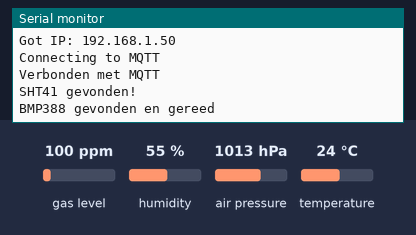
Bench run of a sketch on a simulated ESP32. Parts: the last lines printed to the serial monitor. The test bench sets the inputs (shaded band); at power-on: humidity 55 %, temperature 24 °C, gas level 100 ppm, air pressure 1013 hPa. WiFi joins after 1.5 s; servers stay silent unless stated; no MQTT or app messages arrive unless stated; not simulated (calls return 0 or success): Arduino_Secrets.h.

Above: at 2.7 s.
2.8 s: humidity set to 22 %
At 5.6 s:
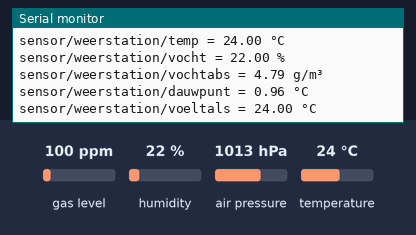
8.4 s: temperature set to 12 °C
At 20.32 s:
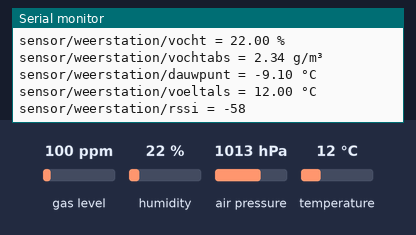
21.7 s: humidity set to 40 %
At 25.6 s:
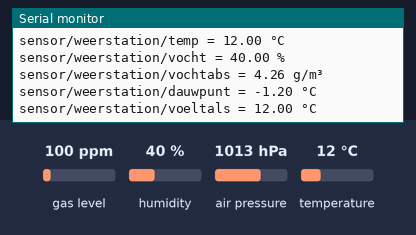
Timing chart, 0 to 27.1 s (numbered marks = the images above; inputs shaded):
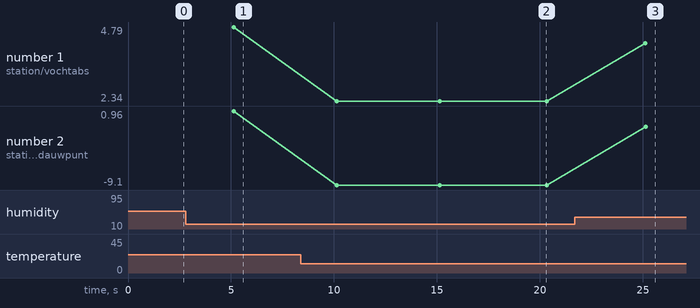

The sketch:

Weerstation_SHT41_BMP388.ino
```cpp
        /*
 *     Maker      : Matteman-Automation
 *     Project    : Weerstation
 *     Version    : 1.2
 *     Date       : 04-2026
 *     Programmer : Ap Matteman
 *     Board      : ESP32 Wroom
 *
 *     1.0 - WiFi, MQTT & OTA
 *     1.1 - + SHT41
 *     1.2 - + BMP388
 *
 *     [Topic!] moet worden aangepast voor inkomende MQTT berichten
 *
 */

#include <WiFi.h>
#include <PubSubClient.h>
#include <ArduinoOTA.h>
#include <Arduino_Secrets.h>

#include <Wire.h>
#include <Adafruit_Sensor.h>

// Nodig voor de SHT41 sensor
#include <Adafruit_SHT4x.h>
Adafruit_SHT4x sht4 = Adafruit_SHT4x();

// Nodig voor de BMP388 sensor
#include <Adafruit_BMP3XX.h>
Adafruit_BMP3XX bmp;

// Nodig voor timing
unsigned long lSSID_MS = 0; // Voor SSID waarden
const unsigned long lSSID_Interval = 20000; // 20 seconde
unsigned long lSHT41_MS = 0; // Voor SHT41 waarden
const unsigned long lSHT41_Interval = 5000; // 5 seconde
unsigned long lBMP388_MS = 0; // Voor BMP388 waarden
const unsigned long lBMP388_Interval = 60000; // 1 minuut


const char* ssid = YourSSID;
const char* password = YourWiFiPassWord;
const char* HostName = "Demo_Code";  //Naam van het apparaat in het netwerk

const char* mqtt_broker = YourMQTTserver;
const char* mqtt_user = YourMQTTuser;
const char* mqtt_password = YourMQTTpassword;
String sMQTTName;

int iWiFiTry = 0;
int iMQTTTry = 0;

WiFiClient espClient;
PubSubClient MQTTclient(espClient); // MQTT Client


void Connect2WiFi() {
  WiFi.mode(WIFI_STA);  //WiFi mode, Client
  iWiFiTry = 0;
  WiFi.begin(ssid, password);
  WiFi.setHostname(HostName);
  Serial.print("Connecting to WiFi ");
  while (WiFi.status() != WL_CONNECTED && iWiFiTry < 11) { //Probeer 11 keer met WiFi te verbinden
    ++iWiFiTry;
    Serial.print(".");
    delay(500);
  }
  if(iWiFiTry < 11){
    Serial.println("");
    Serial.print("Got IP: ");  Serial.println(WiFi.localIP());
  } else {
    Serial.println("");
    Serial.print("Verbinding mislukt");
  }
}

void Connect2MQTT() {
  // Controleer of WiFi verbonden is, zo niet verbind met WiFi.
  if (WiFi.status() != WL_CONNECTED) {
    Connect2WiFi;
  }
  iMQTTTry=0;
  sMQTTName = "weerstation-" + String(WiFi.macAddress());  //Unique MQTT Device name
  Serial.print("Connecting to MQTT ");
  MQTTclient.setServer(mqtt_broker, 1883);
  while (!MQTTclient.connect(sMQTTName.c_str(), mqtt_user, mqtt_password) && iMQTTTry < 11) { ///Probeer 11 keer met MQTT te verbinden
    ++iWiFiTry;
    ++iMQTTTry;
    Serial.print(".");
    delay(500);
  }
  if(iMQTTTry < 11) {
    Serial.println("");
    Serial.println("Verbonden met MQTT");
  } else {
    Serial.println("");
    Serial.println("Verbinding mislukt");
    int iErrorCode = MQTTclient.state();
    Serial.print("MQTT connect failed, code = "); Serial.println(iErrorCode);
  }
}


void setup() {
  Serial.begin(115200);   //Nodig voor de Serial Monitor

  Connect2WiFi();
  Connect2MQTT();

  // (optioneel) naam en wachtwoord voor OTA
  ArduinoOTA.setHostname(HostName);
  ArduinoOTA.setPassword(OTAPassword);  // Wachtwoord opgeslagen in Arduino_Secrets.h

  // OTA starten
  ArduinoOTA.begin();

  // Specifiek voor I2C
  Wire.begin(); // ESP32: default pins (SDA=21, SCL=22) of set via Wire.begin(SDA, SCL)
  // Specifiek voor SHT41
  if (!sht4.begin()) {
    Serial.println("Kan SHT4x (SHT41) niet vinden op I2C!");
    while (1) delay(10);
  }
  // Optioneel: heater modes (voor condens/vochtige omgevingen), meestal UIT laten voor normale metingen
  // sht4.setHeater(SHT4X_NO_HEATER);
  Serial.println("SHT41 gevonden!");

  // Specifiek voor BMP388, probeer eerst adres 0x77
  if (!bmp.begin_I2C(0x77)) {
    // Probeer daarna 0x76
    if (!bmp.begin_I2C(0x76)) {
      Serial.println("BMP388 niet gevonden. Controleer bedrading en I2C-adres.");
      while (1) {
        delay(10);
      }
    }
  }
  // Instellingen voor meten, oversampling is het gemiddelde van het aantal gemeten waardes en deze geven als output.
  bmp.setTemperatureOversampling(BMP3_OVERSAMPLING_8X); //Voor de meting van luchtdruk is ook de temperatuur (intern voor de sensor) belangrijk.
  bmp.setPressureOversampling(BMP3_OVERSAMPLING_8X);
  bmp.setIIRFilterCoeff(BMP3_IIR_FILTER_COEFF_3);  // Haalt kleine schommelingen er uit
  Serial.println("BMP388 gevonden en gereed");
}

// --------------------------------------------------
// Dauwpunt berekenen
// --------------------------------------------------
float calculateDewPoint(float temperature, float humidity)
{
  // Magnus formule
  const float a = 17.62;
  const float b = 243.12;

  float gamma = log(humidity / 100.0) + (a * temperature) / (b + temperature);
  float dewPoint = (b * gamma) / (a - gamma);

  return dewPoint;
}

// --------------------------------------------------
// Gevoelstemperatuur berekenen
// Deze formule werkt vooral goed bij warmere temperaturen
// --------------------------------------------------
float calculateHeatIndex(float temperature, float humidity)
{
  // Heat Index formule gebruikt normaal Fahrenheit
  float tF = temperature * 9.0 / 5.0 + 32.0;

  float heatIndexF =
      -42.379
      + 2.04901523 * tF
      + 10.14333127 * humidity
      - 0.22475541 * tF * humidity
      - 0.00683783 * tF * tF
      - 0.05481717 * humidity * humidity
      + 0.00122874 * tF * tF * humidity
      + 0.00085282 * tF * humidity * humidity
      - 0.00000199 * tF * tF * humidity * humidity;

  // Voor lagere temperaturen voelt deze formule onnatuurlijk aan daarom gewoon de echte temperatuur teruggeven onder 27°C
  if (temperature < 27.0 || humidity < 40.0)
  {
    return temperature;
  }

  float heatIndexC = (heatIndexF - 32.0) * 5.0 / 9.0;
  return heatIndexC;
}

// --------------------------------------------------
// Absolute luchtvochtigheid
// --------------------------------------------------
float calculateAbsoluteHumidity(float temperature, float humidity)
{
  float es = 6.112 * exp((17.67 * temperature) / (temperature + 243.5));
  float ah = es * humidity * 2.1674 / (273.15 + temperature);

  return ah; // g/m3
}

// --------------------------------------------------
// Correctie luchtdruk
// --------------------------------------------------
float calculateLevelPressure(float pressure_hPa, float altitude_m) {
  return pressure_hPa / pow(1.0 - (altitude_m / 44330.0), 5.255);
}

void loop() {
  unsigned long lNowMS = millis();
  int iRSSI;

  if (lNowMS - lSSID_MS >= lSSID_Interval) {    // Iedere 20 seconden RSSI signaal doorgeven
    lSSID_MS = lNowMS;

    // opvragen luchtdruk ivbm lage waarde bij opstarten.
    bmp.performReading();
    float fPressure = bmp.pressure;

    iRSSI = WiFi.RSSI();
    if (!MQTTclient.connect(sMQTTName.c_str(), mqtt_user, mqtt_password)) {
      Connect2MQTT();
    }
    if (iWiFiTry < 11) {
      MQTTclient.publish("sensor/weerstation/rssi", String(iRSSI).c_str());
      Serial.print("sensor/weerstation/rssi = "); Serial.println(iRSSI);
    } else {
      Serial.print("*** ERROR *** Geen WiFi.");
      ESP.restart(); // Restarts the ESP32
    }
  }


  if (lNowMS - lSHT41_MS >= lSHT41_Interval) {    // Iedere 5 seconden Temp & Vocht doorgeven
      lSHT41_MS = lNowMS;

    sensors_event_t humidity, temp;
    if (!sht4.getEvent(&humidity, &temp)) {
      Serial.println("Fout bij uitlezen!");
      delay(2000);
      return;
    } else {
      if (!MQTTclient.connect(sMQTTName.c_str(), mqtt_user, mqtt_password)) {
        Connect2MQTT();
      }
      if (iWiFiTry < 11) {

        float fDauwPunt = calculateDewPoint(temp.temperature, humidity.relative_humidity);
        float fVoeltAls = calculateHeatIndex(temp.temperature, humidity.relative_humidity);
        float fVochtAbs = calculateAbsoluteHumidity(temp.temperature, humidity.relative_humidity);

        MQTTclient.publish("sensor/weerstation/temp", String(temp.temperature).c_str());
        Serial.print("sensor/weerstation/temp = "); Serial.print(temp.temperature); Serial.println(" °C");
        MQTTclient.publish("sensor/weerstation/vocht", String(humidity.relative_humidity).c_str());
        Serial.print("sensor/weerstation/vocht = "); Serial.print(humidity.relative_humidity); Serial.println(" %");
        MQTTclient.publish("sensor/weerstation/vochtabs", String(fVochtAbs).c_str());
        Serial.print("sensor/weerstation/vochtabs = "); Serial.print(fVochtAbs); Serial.println(" g/m³");
        MQTTclient.publish("sensor/weerstation/dauwpunt", String(fDauwPunt).c_str());
        Serial.print("sensor/weerstation/dauwpunt = "); Serial.print(fDauwPunt); Serial.println(" °C");
        MQTTclient.publish("sensor/weerstation/voeltals", String(fVoeltAls).c_str());
        Serial.print("sensor/weerstation/voeltals = "); Serial.print(fVoeltAls); Serial.println(" °C");


      } else {
        Serial.print("*** ERROR *** Geen WiFi.");
        ESP.restart(); // Restarts the ESP32
      }
    }
  }
  if (lNowMS - lBMP388_MS >= lBMP388_Interval) {    // Iedere minuut
      lBMP388_MS = lNowMS;
      if (!bmp.performReading()) {
        Serial.println("Fout bij uitlezen van BMP388");
        delay(2000);
        return;
      } else {
        if (iWiFiTry < 11) {
          float fPressure = bmp.pressure / 100.0;  // Pa -> hPa
          float fLevelPressure = calculateLevelPressure(fPressure, 12); // Hoogte callibratie op basis van WeerLive.nl

          MQTTclient.publish("sensor/weerstation/luchtdruk", String(fPressure).c_str());
          Serial.print("sensor/weerstation/luchtdruk = "); Serial.print(fPressure); Serial.println(" hPa");
          MQTTclient.publish("sensor/weerstation/luchtdruk_cal", String(fLevelPressure).c_str());
          Serial.print("sensor/weerstation/luchtdruk_cal = "); Serial.print(fLevelPressure); Serial.println(" hPa");

      } else {
        Serial.print("*** ERROR *** Geen WiFi.");
        ESP.restart(); // Restarts the ESP32
      }
    }
  }

  ArduinoOTA.handle();
}

    
```

Measured:
- after the input at 2.8 s, the serial monitor: prints a new line after 2.3 s (image 1)
- after the input at 8.4 s, the serial monitor: prints a new line after 1.7 s (image 2)
- after the input at 21.7 s, the serial monitor: prints a new line after 3.4 s (image 3)
- plotted number 1: 4.79 → 2.34 after the input at 8.4 s, 2.34 → 4.26 after the input at 21.7 s
- plotted number 2: 0.96 → -9.1 after the input at 8.4 s, -9.1 → -1.2 after the input at 21.7 s
